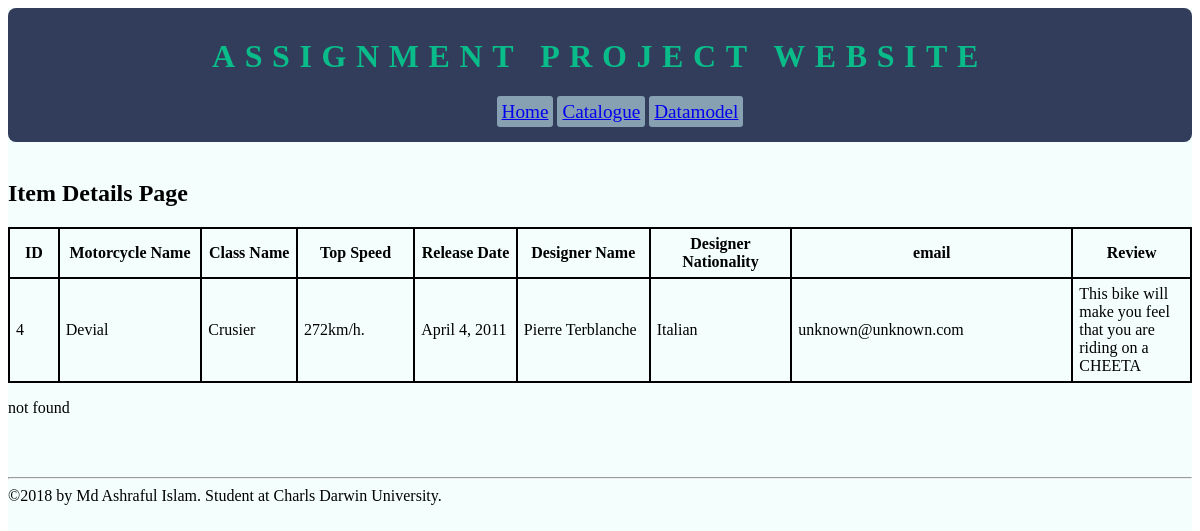
Page /items/4/ on the committed database.
### motorcycles/models.py (models this page shows, shortened)
class Bike(models.Model):
    name = models.CharField(max_length = 20)
    review = models.CharField(max_length = 200, null=True,blank=True)
    className = models.CharField(max_length = 30, null=True)
    topSpeed = models.CharField(max_length=15, null=True)
    releaseDate = models.DateField()
    designer_name = models.CharField(max_length = 50, blank=True)
    nationality = models.CharField(max_length = 30, blank=True)
    email = models.EmailField(blank = True)

### motorcycles/views.py (the view)
# urls.py: url(r'^items/(?P<item_id>[0-9]+)/', items, name= "items"),
def items(request, item_id):
    context = {
    'items':Bike.objects.get(id=item_id)
    }
    return render(request, "items.html", context )

### motorcycles/templates/items.html (shortened to what this page needs)
{% extends "base.html" %}
{% load static %}
{%block section_2%}
<div class="bikeslist">
    <h2 class="page-heading">Item Details Page</h2>
    <div class="bikes">
            <table>
              <thead>
                <tr>
                  <th style="width:10px;">ID</th>
                  <th style="width:40px;">Motorcycle Name</th>
                  <th style="width:40px;">Class Name</th>
                  <th style="width:40px;">Top Speed</th>
                  <th style="width:40px;">Release Date</th>
                  <th style="width:40px;">Designer Name</th>
                  <th style="width:40px;">Designer Nationality</th>
                  <th style="width:40px;">email</th>
                  <th style="width:40px;">Review</th>
                </tr>
              </thead>
              <tbody>
                {% if items %}
                <tr>
                  <td> {{ items.id }} </td>
                  <td> {{ items.name }} </a></td>
                  <td> {{ items.className }} </td>
                  <td> {{ items.topSpeed }} </td>
                  <td> {{ items.releaseDate }} </td>
                  <td> {{ items.designer_name }} </td>
                  <td> {{ items.nationality }} </td>
                  <td> {{ items.email }} </td>
                  <td> {{ items.review }} </td>
                </tr>
                {% endif %}
              </tbody>
            </table>
            <p>not found</p>
    </div>
</div>
{%endblock%}

### motorcycles/static/css/style.css (style rules this page uses)
table, th, td { border:2px solid black; border-collapse: collapse; }
table { width:100%; }
td, th { padding: 6px; }
th { width:20%; }

### rows in the picture
Bike: id "4", name "Devial", className "Crusier", topSpeed "272km/h.", releaseDate "April 4, 2011", designer_name "Pierre Terblanche", nationality "Italian", email "unknown@unknown.com", review "This bike will make you feel that you are riding on a CHEETA"
